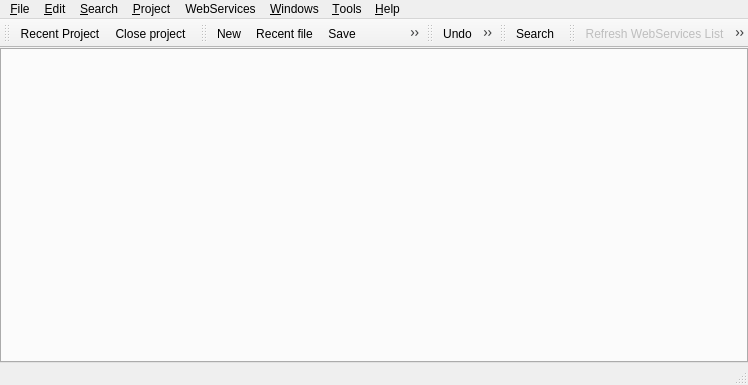
<ui version="4.0" >
 <class>MainForm</class>
 <widget class="QMainWindow" name="MainForm" >
  <property name="geometry" >
   <rect>
    <x>0</x>
    <y>0</y>
    <width>748</width>
    <height>385</height>
   </rect>
  </property>
  <property name="windowTitle" >
   <string>XINX</string>
  </property>
  <property name="windowIcon" >
   <iconset resource="../application.qrc" >:/images/splash.png</iconset>
  </property>
  <widget class="QWidget" name="centralwidget" >
   <layout class="QGridLayout" >
    <property name="margin" >
     <number>0</number>
    </property>
    <property name="spacing" >
     <number>0</number>
    </property>
    <item row="0" column="0" >
     <widget class="TabEditor" name="m_tabEditors" />
    </item>
   </layout>
  </widget>
  <widget class="QMenuBar" name="menubar" >
   <property name="geometry" >
    <rect>
     <x>0</x>
     <y>0</y>
     <width>748</width>
     <height>29</height>
    </rect>
   </property>
   <widget class="QMenu" name="m_fileMenu" >
    <property name="title" >
     <string>&amp;File</string>
    </property>
    <addaction name="m_newAct" />
    <addaction name="m_recentFileAct" />
    <addaction name="m_saveAct" />
    <addaction name="m_saveAsAct" />
    <addaction name="m_saveAllAct" />
    <addaction name="separator" />
    <addaction name="m_closeAct" />
    <addaction name="m_closeAllAct" />
    <addaction name="separator" />
    <addaction name="m_printAct" />
    <addaction name="separator" />
    <addaction name="m_exitAct" />
   </widget>
   <widget class="QMenu" name="m_projectMenu" >
    <property name="title" >
     <string>&amp;Project</string>
    </property>
    <addaction name="m_newProjectAct" />
    <addaction name="m_recentProjectAct" />
    <addaction name="m_closeProjectAct" />
    <addaction name="m_projectPropertyAct" />
    <addaction name="separator" />
    <addaction name="m_globalUpdateFromRCSAct" />
    <addaction name="m_globalCommitToRCSAct" />
   </widget>
   <widget class="QMenu" name="m_webServicesMenu" >
    <property name="title" >
     <string>WebServices</string>
    </property>
    <addaction name="m_refreshWebServicesListAct" />
    <addaction name="separator" />
    <addaction name="m_callWebServicesAct" />
   </widget>
   <widget class="QMenu" name="m_windowsMenu" >
    <property name="title" >
     <string>&amp;Windows</string>
    </property>
    <addaction name="m_nextTabAct" />
    <addaction name="m_previousTabAct" />
    <addaction name="separator" />
    <addaction name="m_toggledFlatView" />
    <addaction name="separator" />
   </widget>
   <widget class="QMenu" name="m_toolsMenu" >
    <property name="title" >
     <string>&amp;Tools</string>
    </property>
    <addaction name="m_createTemplate" />
    <addaction name="separator" />
    <addaction name="m_customApplicationAct" />
   </widget>
   <widget class="QMenu" name="m_helpMenu" >
    <property name="title" >
     <string>&amp;Help</string>
    </property>
    <addaction name="m_aboutAct" />
    <addaction name="m_aboutQtAct" />
   </widget>
   <widget class="QMenu" name="m_searchMenu" >
    <property name="title" >
     <string>&amp;Search</string>
    </property>
    <addaction name="m_searchAct" />
    <addaction name="m_searchNextAct" />
    <addaction name="m_searchPreviousAct" />
    <addaction name="separator" />
    <addaction name="m_replaceAct" />
   </widget>
   <widget class="QMenu" name="m_editMenu" >
    <property name="title" >
     <string>&amp;Edit</string>
    </property>
    <addaction name="m_undoAct" />
    <addaction name="m_redoAct" />
    <addaction name="separator" />
    <addaction name="m_cutAct" />
    <addaction name="m_copyAct" />
    <addaction name="m_pasteAct" />
    <addaction name="separator" />
    <addaction name="m_selectAllAct" />
    <addaction name="m_duplicateLineAct" />
    <addaction name="m_moveUpLineAct" />
    <addaction name="m_moveDownLineAct" />
    <addaction name="separator" />
    <addaction name="m_upperTextAct" />
    <addaction name="m_lowerTextAct" />
    <addaction name="separator" />
    <addaction name="m_indentAct" />
    <addaction name="m_unindentAct" />
    <addaction name="separator" />
    <addaction name="m_commentLineAct" />
    <addaction name="m_uncommentLineAct" />
    <addaction name="m_prettyPrintAct" />
    <addaction name="m_completeAct" />
   </widget>
   <addaction name="m_fileMenu" />
   <addaction name="m_editMenu" />
   <addaction name="m_searchMenu" />
   <addaction name="m_projectMenu" />
   <addaction name="m_webServicesMenu" />
   <addaction name="m_windowsMenu" />
   <addaction name="m_toolsMenu" />
   <addaction name="m_helpMenu" />
  </widget>
  <widget class="QStatusBar" name="statusbar" />
  <widget class="QToolBar" name="m_projectToolBar" >
   <property name="orientation" >
    <enum>Qt::Horizontal</enum>
   </property>
   <attribute name="toolBarArea" >
    <number>4</number>
   </attribute>
   <addaction name="m_recentProjectAct" />
   <addaction name="m_closeProjectAct" />
  </widget>
  <widget class="QToolBar" name="m_fileToolBar" >
   <property name="windowTitle" >
    <string>File Tool Bar</string>
   </property>
   <property name="orientation" >
    <enum>Qt::Horizontal</enum>
   </property>
   <attribute name="toolBarArea" >
    <number>4</number>
   </attribute>
   <addaction name="m_newAct" />
   <addaction name="m_recentFileAct" />
   <addaction name="m_saveAct" />
   <addaction name="m_saveAllAct" />
   <addaction name="separator" />
   <addaction name="m_printAct" />
  </widget>
  <widget class="QToolBar" name="m_editToolBar" >
   <property name="windowTitle" >
    <string>Edit Tool Bar</string>
   </property>
   <property name="orientation" >
    <enum>Qt::Horizontal</enum>
   </property>
   <attribute name="toolBarArea" >
    <number>4</number>
   </attribute>
   <addaction name="m_undoAct" />
   <addaction name="separator" />
   <addaction name="m_cutAct" />
   <addaction name="m_copyAct" />
   <addaction name="m_pasteAct" />
   <addaction name="separator" />
   <addaction name="m_moveUpLineAct" />
   <addaction name="m_moveDownLineAct" />
   <addaction name="separator" />
   <addaction name="m_lowerTextAct" />
   <addaction name="m_upperTextAct" />
  </widget>
  <widget class="QToolBar" name="m_searchToolBar" >
   <property name="windowTitle" >
    <string>Search Tool Bar</string>
   </property>
   <property name="orientation" >
    <enum>Qt::Horizontal</enum>
   </property>
   <attribute name="toolBarArea" >
    <number>4</number>
   </attribute>
   <addaction name="m_searchAct" />
  </widget>
  <widget class="QToolBar" name="m_webServicesToolBar" >
   <property name="windowTitle" >
    <string>WebServices Tool Bar</string>
   </property>
   <property name="orientation" >
    <enum>Qt::Horizontal</enum>
   </property>
   <attribute name="toolBarArea" >
    <number>4</number>
   </attribute>
   <addaction name="m_refreshWebServicesListAct" />
   <addaction name="m_callWebServicesAct" />
  </widget>
  <action name="m_newAct" >
   <property name="icon" >
    <iconset resource="../application.qrc" >:/images/filenew.png</iconset>
   </property>
   <property name="text" >
    <string>&amp;New</string>
   </property>
   <property name="toolTip" >
    <string>New</string>
   </property>
   <property name="statusTip" >
    <string>Create a new text file</string>
   </property>
  </action>
  <action name="m_openAct" >
   <property name="icon" >
    <iconset resource="../application.qrc" >:/images/fileopen.png</iconset>
   </property>
   <property name="text" >
    <string>&amp;Open ...</string>
   </property>
   <property name="statusTip" >
    <string>Open an existing file</string>
   </property>
  </action>
  <action name="m_saveAct" >
   <property name="icon" >
    <iconset resource="../application.qrc" >:/images/filesave.png</iconset>
   </property>
   <property name="text" >
    <string>&amp;Save</string>
   </property>
   <property name="statusTip" >
    <string>Save the document to disk</string>
   </property>
  </action>
  <action name="m_saveAsAct" >
   <property name="icon" >
    <iconset resource="../application.qrc" >:/images/filesaveas.png</iconset>
   </property>
   <property name="text" >
    <string>Save &amp;As...</string>
   </property>
   <property name="statusTip" >
    <string>Save the document with a new name</string>
   </property>
  </action>
  <action name="m_saveAllAct" >
   <property name="icon" >
    <iconset resource="../application.qrc" >:/images/filesaveall.png</iconset>
   </property>
   <property name="text" >
    <string>Save A&amp;ll...</string>
   </property>
   <property name="statusTip" >
    <string>Save all documents to disk</string>
   </property>
  </action>
  <action name="m_printAct" >
   <property name="icon" >
    <iconset resource="../application.qrc" >:/images/fileprint.png</iconset>
   </property>
   <property name="text" >
    <string>&amp;Print ...</string>
   </property>
   <property name="statusTip" >
    <string>Print the current document</string>
   </property>
  </action>
  <action name="m_closeAct" >
   <property name="icon" >
    <iconset resource="../application.qrc" >:/images/fileclose.png</iconset>
   </property>
   <property name="text" >
    <string>&amp;Close</string>
   </property>
   <property name="statusTip" >
    <string>Close the current document</string>
   </property>
  </action>
  <action name="m_closeAllAct" >
   <property name="text" >
    <string>&amp;Close All</string>
   </property>
   <property name="statusTip" >
    <string>Close all document</string>
   </property>
  </action>
  <action name="m_exitAct" >
   <property name="icon" >
    <iconset resource="../application.qrc" >:/images/exit.png</iconset>
   </property>
   <property name="text" >
    <string>E&amp;xit</string>
   </property>
   <property name="statusTip" >
    <string>Quit XINX</string>
   </property>
  </action>
  <action name="m_undoAct" >
   <property name="icon" >
    <iconset resource="../application.qrc" >:/images/undo.png</iconset>
   </property>
   <property name="text" >
    <string>&amp;Undo</string>
   </property>
   <property name="statusTip" >
    <string>Undo the last action</string>
   </property>
  </action>
  <action name="m_redoAct" >
   <property name="icon" >
    <iconset resource="../application.qrc" >:/images/redo.png</iconset>
   </property>
   <property name="text" >
    <string>&amp;Redo</string>
   </property>
   <property name="statusTip" >
    <string>Redo the next action</string>
   </property>
  </action>
  <action name="m_cutAct" >
   <property name="icon" >
    <iconset resource="../application.qrc" >:/images/editcut.png</iconset>
   </property>
   <property name="text" >
    <string>Cu&amp;t</string>
   </property>
   <property name="statusTip" >
    <string>Cut the selection to the clipboard</string>
   </property>
  </action>
  <action name="m_copyAct" >
   <property name="icon" >
    <iconset resource="../application.qrc" >:/images/editcopy.png</iconset>
   </property>
   <property name="text" >
    <string>&amp;Copy</string>
   </property>
   <property name="statusTip" >
    <string>Copy the selection to the clipboard</string>
   </property>
  </action>
  <action name="m_pasteAct" >
   <property name="icon" >
    <iconset resource="../application.qrc" >:/images/editpaste.png</iconset>
   </property>
   <property name="text" >
    <string>&amp;Paste</string>
   </property>
   <property name="statusTip" >
    <string>Paste the clipboard's contents</string>
   </property>
  </action>
  <action name="m_selectAllAct" >
   <property name="text" >
    <string>&amp;Select All</string>
   </property>
   <property name="statusTip" >
    <string>Select all the text of the current editor</string>
   </property>
  </action>
  <action name="m_duplicateLineAct" >
   <property name="text" >
    <string>&amp;Duplicate current line</string>
   </property>
  </action>
  <action name="m_moveUpLineAct" >
   <property name="icon" >
    <iconset resource="../application.qrc" >:/images/1uparrow.png</iconset>
   </property>
   <property name="text" >
    <string>&amp;Move line up</string>
   </property>
  </action>
  <action name="m_moveDownLineAct" >
   <property name="icon" >
    <iconset resource="../application.qrc" >:/images/1downarrow.png</iconset>
   </property>
   <property name="text" >
    <string>&amp;Move line down</string>
   </property>
  </action>
  <action name="m_upperTextAct" >
   <property name="icon" >
    <iconset resource="../application.qrc" >:/images/fontsizeup.png</iconset>
   </property>
   <property name="text" >
    <string>&amp;Upper Case</string>
   </property>
  </action>
  <action name="m_lowerTextAct" >
   <property name="icon" >
    <iconset resource="../application.qrc" >:/images/fontsizedown.png</iconset>
   </property>
   <property name="text" >
    <string>&amp;Lower Case</string>
   </property>
  </action>
  <action name="m_commentLineAct" >
   <property name="text" >
    <string>&amp;Comment</string>
   </property>
  </action>
  <action name="m_uncommentLineAct" >
   <property name="text" >
    <string>&amp;Uncomment</string>
   </property>
  </action>
  <action name="m_completeAct" >
   <property name="text" >
    <string>Completer</string>
   </property>
  </action>
  <action name="m_searchAct" >
   <property name="icon" >
    <iconset resource="../application.qrc" >:/images/find.png</iconset>
   </property>
   <property name="text" >
    <string>&amp;Search ...</string>
   </property>
  </action>
  <action name="m_searchNextAct" >
   <property name="text" >
    <string>Search next</string>
   </property>
   <property name="iconText" >
    <string>Search next</string>
   </property>
   <property name="toolTip" >
    <string>Search next</string>
   </property>
  </action>
  <action name="m_replaceAct" >
   <property name="text" >
    <string>&amp;Replace ...</string>
   </property>
  </action>
  <action name="m_newProjectAct" >
   <property name="icon" >
    <iconset resource="../application.qrc" >:/images/window_new.png</iconset>
   </property>
   <property name="text" >
    <string>&amp;New project ...</string>
   </property>
  </action>
  <action name="m_aboutAct" >
   <property name="text" >
    <string>&amp;About</string>
   </property>
   <property name="statusTip" >
    <string>Show the application's About box</string>
   </property>
  </action>
  <action name="m_aboutQtAct" >
   <property name="text" >
    <string>About &amp;Qt</string>
   </property>
   <property name="statusTip" >
    <string>Show the Qt library's About box</string>
   </property>
  </action>
  <action name="m_openProjectAct" >
   <property name="icon" >
    <iconset resource="../application.qrc" >:/images/project_open.png</iconset>
   </property>
   <property name="text" >
    <string>&amp;Choose file ...</string>
   </property>
  </action>
  <action name="m_saveProjectAct" >
   <property name="icon" >
    <iconset resource="../application.qrc" >:/images/filesave.png</iconset>
   </property>
   <property name="text" >
    <string>&amp;Save project</string>
   </property>
  </action>
  <action name="m_closeProjectNoSessionAct" >
   <property name="text" >
    <string>&amp;Close Project (no session)</string>
   </property>
  </action>
  <action name="m_projectPropertyAct" >
   <property name="text" >
    <string>Project &amp;property</string>
   </property>
  </action>
  <action name="m_nextTabAct" >
   <property name="text" >
    <string>Next tab</string>
   </property>
   <property name="toolTip" >
    <string>Next tab</string>
   </property>
  </action>
  <action name="m_previousTabAct" >
   <property name="text" >
    <string>Previous Tab</string>
   </property>
  </action>
  <action name="m_indentAct" >
   <property name="text" >
    <string>Indent Code</string>
   </property>
  </action>
  <action name="m_unindentAct" >
   <property name="text" >
    <string>Unindent code</string>
   </property>
  </action>
  <action name="m_customApplicationAct" >
   <property name="text" >
    <string>Customize ...</string>
   </property>
  </action>
  <action name="m_searchPreviousAct" >
   <property name="text" >
    <string>Search previous</string>
   </property>
   <property name="iconText" >
    <string>Search previous</string>
   </property>
   <property name="toolTip" >
    <string>Search previous</string>
   </property>
  </action>
  <action name="m_refreshWebServicesListAct" >
   <property name="enabled" >
    <bool>false</bool>
   </property>
   <property name="icon" >
    <iconset resource="../application.qrc" >:/images/reload.png</iconset>
   </property>
   <property name="text" >
    <string>Refresh WebServices List</string>
   </property>
  </action>
  <action name="m_callWebServicesAct" >
   <property name="enabled" >
    <bool>false</bool>
   </property>
   <property name="icon" >
    <iconset resource="../application.qrc" >:/images/run.png</iconset>
   </property>
   <property name="text" >
    <string>Call WebServices</string>
   </property>
  </action>
  <action name="m_newStylesheetFileAct" >
   <property name="icon" >
    <iconset resource="../application.qrc" >:/images/typexsl.png</iconset>
   </property>
   <property name="text" >
    <string>New Stylesheet file</string>
   </property>
  </action>
  <action name="m_newXMLFileAct" >
   <property name="icon" >
    <iconset resource="../application.qrc" >:/images/typexml.png</iconset>
   </property>
   <property name="text" >
    <string>New XML file</string>
   </property>
  </action>
  <action name="m_newJavascriptFileAct" >
   <property name="icon" >
    <iconset resource="../application.qrc" >:/images/typejs.png</iconset>
   </property>
   <property name="text" >
    <string>New JavaScript file</string>
   </property>
  </action>
  <action name="m_newWebServicesFileAct" >
   <property name="icon" >
    <iconset resource="../application.qrc" >:/images/typefws.png</iconset>
   </property>
   <property name="text" >
    <string>New WebServices file</string>
   </property>
  </action>
  <action name="m_closeProjectWithSessionAct" >
   <property name="text" >
    <string>Close Project (session)</string>
   </property>
  </action>
  <action name="m_recentProjectAct" >
   <property name="icon" >
    <iconset resource="../application.qrc" >:/images/project_open.png</iconset>
   </property>
   <property name="text" >
    <string>&amp;Recent Project</string>
   </property>
  </action>
  <action name="m_recentFileAct" >
   <property name="icon" >
    <iconset resource="../application.qrc" >:/images/fileopen.png</iconset>
   </property>
   <property name="text" >
    <string>&amp;Recent file</string>
   </property>
  </action>
  <action name="m_globalUpdateFromRCSAct" >
   <property name="icon" >
    <iconset resource="../application.qrc" >:/images/kdesvnupdate.png</iconset>
   </property>
   <property name="text" >
    <string>Update project</string>
   </property>
  </action>
  <action name="m_globalCommitToRCSAct" >
   <property name="icon" >
    <iconset resource="../application.qrc" >:/images/kdesvncommit.png</iconset>
   </property>
   <property name="text" >
    <string>Commit project</string>
   </property>
  </action>
  <action name="m_selectedUpdateFromRCSAct" >
   <property name="icon" >
    <iconset resource="../application.qrc" >:/images/kdesvnupdate.png</iconset>
   </property>
   <property name="text" >
    <string>Update project</string>
   </property>
  </action>
  <action name="m_selectedCommitToRCSAct" >
   <property name="icon" >
    <iconset resource="../application.qrc" >:/images/kdesvncommit.png</iconset>
   </property>
   <property name="text" >
    <string>Commit project</string>
   </property>
  </action>
  <action name="m_selectedAddToRCSAct" >
   <property name="icon" >
    <iconset resource="../application.qrc" >:/images/kdesvnadd.png</iconset>
   </property>
   <property name="text" >
    <string>Add file(s) to project</string>
   </property>
  </action>
  <action name="m_selectedRemoveFromRCSAct" >
   <property name="icon" >
    <iconset resource="../application.qrc" >:/images/kdesvndelete.png</iconset>
   </property>
   <property name="text" >
    <string>Delete file(s) from project</string>
   </property>
  </action>
  <action name="m_toggledFlatView" >
   <property name="checkable" >
    <bool>true</bool>
   </property>
   <property name="icon" >
    <iconset resource="../application.qrc" >:/images/flatlist.png</iconset>
   </property>
   <property name="text" >
    <string>Toggled Flat View</string>
   </property>
  </action>
  <action name="m_createTemplate" >
   <property name="text" >
    <string>Create &amp;template</string>
   </property>
  </action>
  <action name="m_refreshFileAct" >
   <property name="icon" >
    <iconset resource="../application.qrc" >:/images/reload.png</iconset>
   </property>
   <property name="text" >
    <string>&amp;Refresh</string>
   </property>
  </action>
  <action name="m_prettyPrintAct" >
   <property name="text" >
    <string>Pretty print</string>
   </property>
  </action>
  <action name="m_closeProjectAct" >
   <property name="icon" >
    <iconset resource="../application.qrc" >:/images/fileclose.png</iconset>
   </property>
   <property name="text" >
    <string>Close project</string>
   </property>
  </action>
 </widget>
 <customwidgets>
  <customwidget>
   <class>TabEditor</class>
   <extends>QTabWidget</extends>
   <header>../src/tabeditor.h</header>
   <container>1</container>
  </customwidget>
 </customwidgets>
 <resources>
  <include location="../application.qrc" />
 </resources>
 <connections>
  <connection>
   <sender>m_exitAct</sender>
   <signal>triggered()</signal>
   <receiver>MainForm</receiver>
   <slot>close()</slot>
   <hints>
    <hint type="sourcelabel" >
     <x>-1</x>
     <y>-1</y>
    </hint>
    <hint type="destinationlabel" >
     <x>298</x>
     <y>193</y>
    </hint>
   </hints>
  </connection>
 </connections>
</ui>
